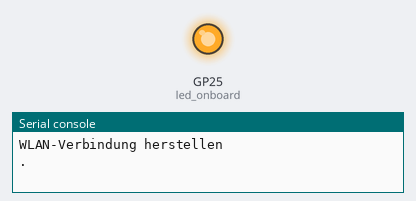
Bench run of a program on a simulated Raspberry Pi Pico running MicroPython. Shown: output pins drawn as LEDs (lit = HIGH), the last lines printed to the serial console. WiFi joins after 1.5 s. At 12.0 s the program stops and its outputs stay as they are.

Above: at 0.1 s.
At 12.1 s:
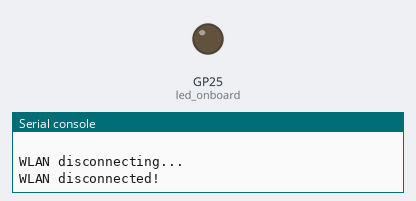
Timing chart, 0 to 13.5 s (numbered marks = the images above):
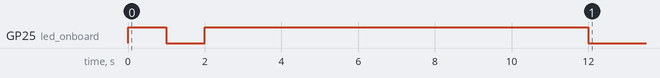

Measured:
- by itself, GP25 (led_onboard): LOW → HIGH at 0.00 s, → LOW 1.0 s later, → HIGH 1.0 s later, → LOW 10.0 s later

The program:

Pico_wifi_example.py
```python
#!/usr/bin/env python
# -*- coding: utf-8 -*-

#import
import machine
import network
import rp2
import time


# WLAN-Konfiguration
config = {'ssid': 'default', 'key': 'default'}

# Status-LED
led_onboard = machine.Pin('LED', machine.Pin.OUT, value = 0)

class Wlan():

    def __init__(self):
        '''
        constructor
        '''
        self.wlan = network.WLAN(network.STA_IF)
        rp2.country('DE')
        # Remark:
        #  0 - STAT_IDLE – no connection and no activity
        #  1 - STAT_CONNECTING – connecting in progress
        #  3 - STAT_GOT_IP
        # -1 - STAT_CONNECT_FAIL – failed due to other problems
        # -2 - STAT_NO_AP_FOUND – failed because no access point replied
        # -3 - STAT_WRONG_PASSWORD – failed due to incorrect password
        self.status = {
            network.STAT_CONNECTING: 'STAT_CONNECTING',
            network.STAT_CONNECT_FAIL: 'STAT_CONNECT_FAIL',
            network.STAT_GOT_IP: 'STAT_GOT_IP',
            network.STAT_IDLE: 'STAT_IDLE',
            network.STAT_NO_AP_FOUND: 'STAT_NO_AP_FOUND',
            network.STAT_WRONG_PASSWORD: 'STAT_WRONG_PASSWORD'
        }

    def connect(self, config):
        '''
        connect wlan method
        '''
        self.wlan.active(True)
        if not self.wlan.isconnected():
            print('WLAN-Verbindung herstellen')
            self.wlan.connect(**config)
            for i in range(10):
                if (self.wlan.status() < 0) or (self.wlan.status() == network.STAT_GOT_IP):
                    break
                led_onboard.toggle()
                print('.', end = "")
                time.sleep(1)
        if self.wlan.isconnected():
            print('\nWLAN-Verbindung hergestellt / WLAN-Status:', self.status[self.wlan.status()])
            print("IFconfig: ", self.wlan.ifconfig())
            led_onboard.on()
            return True
        else:
            print('\nKeine WLAN-Verbindung')
            led_onboard.off()
            print('WLAN-Status:', self.status[self.wlan.status()])
            return False

    def disconnect(self):
        '''
        disconnect wlan method
        '''
        if not self.wlan.isconnected():
            return True
        print("\nWLAN disconnecting...")
        self.wlan.disconnect()
        while self.wlan.isconnected():
            time.sleep(0.1)
        print("WLAN disconnected!")
        led_onboard.off()
        return True

    def get_rssi(self):
        '''
        get the wifi strength in dB
        '''
        return self.wlan.status('rssi')


# main routine
if __name__ == "__main__":
    wifi = Wlan()
    try:
        wifi.connect(config)
        #print("RSSI: ", wifi.get_rssi())
        pass

    except Exception as err:
        print("Error: ", err)
        pass

    else:
        print("else path...")


    finally:
        time.sleep(10)
        wifi.disconnect()
```
